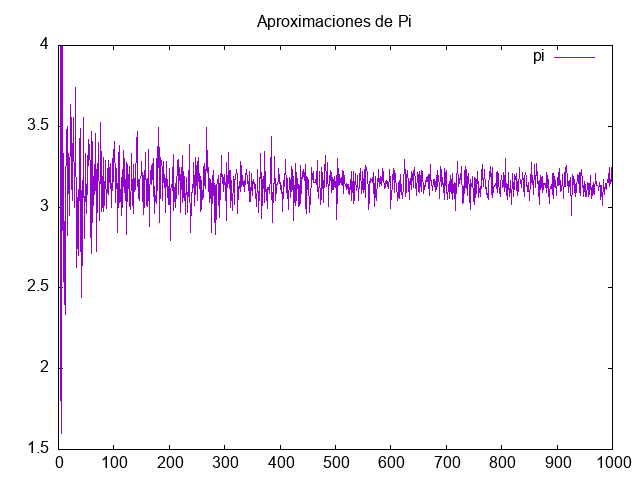

Reproduce this figure in gnuplot.
set terminal png
set output 'grafica.png'
set title "Aproximaciones de Pi"

set key autotitle columnhead
set datafile separator ","

plot "./build/data.csv" using 1:2 with lines

set terminal wxt persist
set output
replot